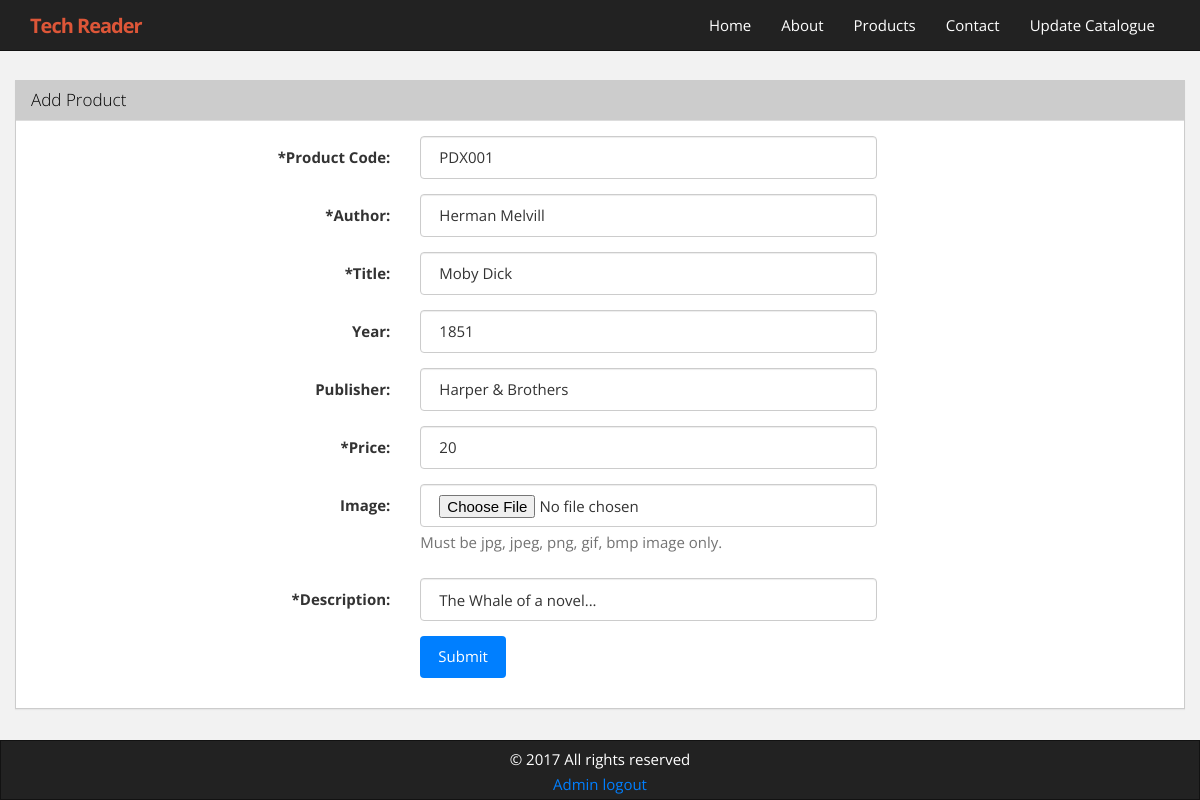
The app's page /getProdDet.php?cid=1 (signed in) with its own data.
### tables this page shows
CREATE TABLE IF NOT EXISTS `products` (
  `productID` int(11) NOT NULL AUTO_INCREMENT,
  `productCode` varchar(255) NOT NULL,
  `author` varchar(255) NOT NULL,
  `title` varchar(255) NOT NULL,
  `year` varchar(4) NOT NULL,
  `publisher` varchar(255) NOT NULL,
  `productDesc` varchar(255) NOT NULL,
  `price` varchar(20) NOT NULL,
  `imagePath` varchar(1024) NOT NULL,
  PRIMARY KEY (`productID`)
);

### getProdDet.php (the view, shortened to what this page needs)
<?php
require_once 'include/config.php';
include 'include/header.php';
try {
    $sql  = "SELECT * FROM products WHERE 1 AND productID = :cid";
    $stmt = $DB->prepare($sql);
    $stmt->bindValue(":cid", intval($_GET["cid"]));
    $stmt->execute();
    $results = $stmt->fetchAll();
}
catch (Exception $ex) {
    echo $ex->getMessage();
}
?>
<div class="container">
    <div class="row">
        <div class="panel panel-default" style="margin-top: 30px">
            <div class="panel-heading">
                <h3 class="panel-title"><?php echo ($_GET["m"] == "update") ? "Edit" : "Add"; ?> Product</h3>
            </div>
                <div class="panel-body">
                    <form class="form-horizontal" name="contact_form" id="contact_form" enctype="multipart/form-data" method="post" action="php_scripts/processProd.php">
                        <fieldset>
                   <div class="form-group">
                        <label class="col-lg-4 control-label" for="product_name"><span class="required">*</span>Product Code:</label>
                        <div class="col-lg-5">
                            <input type="text" value="<?php echo $results[0]["productCode"] ?>" placeholder="PDX001" id="product_code" class="form-control" name="product_code" maxlength="255">
                        </div>
                    </div>
                    <div class="form-group">
                        <label class="col-lg-4 control-label" for="author"><span class="required">*</span>Author:</label>
                        <div class="col-lg-5">
                            <input type="text" value="<?php echo $results[0]["author"] ?>" placeholder="Herman Melville" id="author" class="form-control" name="author" maxlength="120">
                        </div>
                    </div>
                      <div class="form-group">
                        <label class="col-lg-4 control-label" for="title"><span class="required">*</span>Title:</label>
                        <div class="col-lg-5">
                            <input type="text" value="<?php echo $results[0]["title"] ?>" placeholder="Mody Dick" id="title" class="form-control" name="title" maxlength="255">
                        </div>
                    </div>
                    <div class="form-group">
                        <label class="col-lg-4 control-label" for="year">Year:</label>
                        <div class="col-lg-5">
                            <input type="text" value="<?php echo $results[0]["year"] ?>" placeholder="1851" id="year" class="form-control" name="year" maxlength="4">
                        </div>
                    </div>
                    <div class="form-group">
                        <label class="col-lg-4 control-label" for="publisher">Publisher:</label>
                        <div class="col-lg-5">
                            <input type="text" value="<?php echo $results[0]["publisher"] ?>" placeholder="Harper & Brothers" id="publisher" class="form-control file" name="publisher">
                        </div>
                    </div>
                    <div class="form-group">
                        <label class="col-lg-4 control-label" for="price"><span class="required">*</span>Price:</label>
                        <div class="col-lg-5">
                            <input type="text" value="<?php echo $results[0]["price"] ?>" placeholder="" id="price" class="form-control" name="price" maxlength="8">
                        </div>
                    </div>
                    <div class="form-group">
                        <label class="col-lg-4 control-label" for="image">Image:</label>
                        <div class="col-lg-5">
                            <input type="file" id="image" class="form-control file" name="image">
                            <span class="help-block">Must be jpg, jpeg, png, gif, bmp image only.</span>
                        </div>
                    </div>
                    <div class="form-group">
                        <label class="col-lg-4 control-label" for="description"><span class="required">*</span>Description:</label>
                        <div class="col-lg-5">
                            <input type="textarea" value="<?php echo $results[0]["productDesc"] ?>" placeholder="The Whale is a novel by American..." id="description" class="form-control" name="description" maxlength="500">
                        </div>
                    </div>
                    <div class="form-group">
                        <div class="col-lg-5 col-lg-offset-4">
                            <button class="btn btn-primary rounded" type="submit">Submit</button>
                        </div>
                    </div>
                    </fieldset>
                </form>
            </div>
        </div>
    </div>
</div>
<?php
    include 'include/footer.php';
?>

### style/style.css (style rules this page uses)
html,body { margin:0; height: 100%; }
body { padding-top: 50px; background: #f2f2f2; }
.form-control { border-radius: 4px; }
.rounded { border-radius: 4px; }
.panel-default { border-color: #ccc; }
.panel-default>.panel-heading { color: black; background-color: #ccc; border-color: #dddddd; }

### records on screen
products: product_code "PDX001", author "Herman Melvill", title "Moby Dick", year "1851", publisher "Harper & Brothers", price "20", description "The Whale of a novel..."
